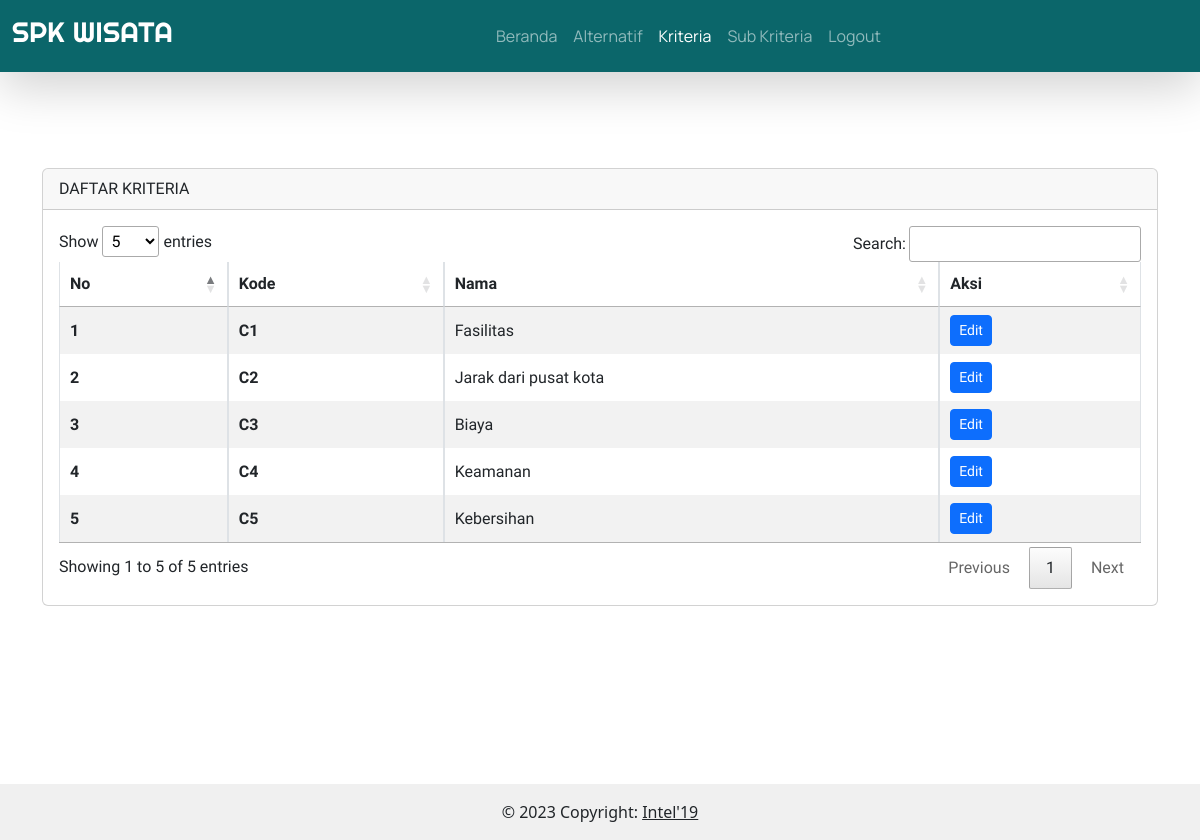
/admin/kriteria.php (signed in), run on the app's committed database.
### tables this page shows
CREATE TABLE `kriteria` (
  `id_kriteria` char(2) NOT NULL,
  `nama_kriteria` varchar(25) NOT NULL
);

### config.php (called while the page is built, shortened)
<?php
function connectDatabase()
{
    $conn = new mysqli(DB_HOST, DB_USERNAME, DB_PASSWORD, DB_NAME);
    return $conn;
}
?>

### admin/classes/kriteria.php (called while the page is built, shortened)
<?php
require_once '../config.php';
class Kriteria{
    private $db;
    public function __construct()
    {
        $this->db = connectDatabase();
    }
    public function getKriteria()
    {
        return $this->db->query("SELECT * FROM `kriteria`");
    }
}
$Kriteria = new Kriteria();
?>

### admin/kriteria.php (the view, shortened to what this page needs)
<?php
require_once './header.php';
require_once './classes/kriteria.php';
$data_Kriteria = $Kriteria->getKriteria();
?>
<div class="container pt-5" style="font-family: 'Prompt', sans-serif; margin-bottom:130px;">
    <div class="row">
        <div class="d-xxl-flex">
            <div
                class="<?= mysqli_num_rows($data_Kriteria) < 5 ? "col-xxl-9 ms-xxl-2":"col-xxl-12 ms-xxl-2 mb-5"; ?> mt-5">
                <div class="card">
                    <div class="card-header">DAFTAR KRITERIA</div>
                    <div class="card-body">
                        <div class="table-responsive">
                            <table class="table table-striped table-bordered nowrap" style="width:100%" id="table">
                                <thead>
                                    <tr>
                                        <th scope="col">No</th>
                                        <th scope="col">Kode</th>
                                        <th scope="col">Nama</th>
                                        <th scope="col">Aksi</th>
                                    </tr>
                                </thead>
                                <tbody class="table-group-divider">
                                    <?php foreach ($data_Kriteria as $key => $kriteria):?>
                                    <tr>
                                        <th scope="row"><?=$key+1;?></th>
                                        <th scope="row"><?=$kriteria['id_kriteria'];?></th>
                                        <td><?=$kriteria['nama_kriteria'];?></td>
                                        <td>
                                            <button type="button" class="btn btn-sm btn-primary" data-bs-toggle="modal"
                                                data-bs-target="#edit<?=$kriteria['id_kriteria'];?>">
                                                Edit
                                            </button>
                                        </td>
                                    </tr>
                                    <?php endforeach;?>
                                </tbody>
                            </table>
                        </div>
                    </div>
                </div>
            </div>
        </div>
    </div>
    <?php foreach ($data_Kriteria as $kriteria):?>
</div>
<?php endforeach;?>
<?php
    require_once './footer.php';
?>

### data on the page
kriteria: id_kriteria "C1", nama_kriteria "Fasilitas"
kriteria: id_kriteria "C2", nama_kriteria "Jarak dari pusat kota"
kriteria: id_kriteria "C3", nama_kriteria "Biaya"
kriteria: id_kriteria "C4", nama_kriteria "Keamanan"
kriteria: id_kriteria "C5", nama_kriteria "Kebersihan"
